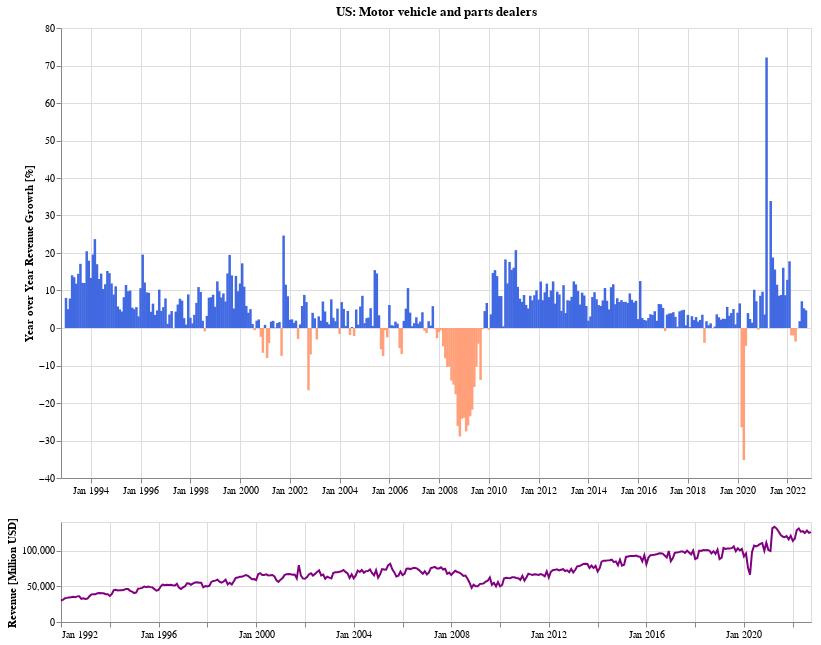

The notebook cell saved with this chart:
### Markdown cell above
### What is the trend for automotive-related retail sales revenue?

### Code cell
doComboChartFor('Motor vehicle and parts dealers', df_combined)

### Figure 1 — Vega-Lite specification as saved in the notebook (floating-point values rounded to 4 significant figures; data arrays with more than 128 entries replaced by an {"elided": "..."} marker saying what was removed)
{"config": {"view": {"continuousWidth": 400, "continuousHeight": 300}}, "vconcat": [{"mark": {"type": "bar", "color": "royalblue", "size": 2.5}, "encoding": {"color": {"condition": {"value": "lightsalmon", "test": "datum['yoy'] < 0"}, "value": "royalblue"}, "tooltip": [{"field": "dt", "format": "%B %Y", "title": "Period", "type": "temporal"}, {"field": "yoy", "format": ",.02f", "type": "quantitative"}], "x": {"axis": {"format": "%b %Y", "title": ""}, "field": "dt", "impute": {"value": null}, "scale": {"domain": {"selection": "selector003"}}, "type": "temporal"}, "y": {"axis": {"title": "Year over Year Revenue Growth [%]"}, "field": "yoy", "type": "quantitative"}}, "height": 450, "title": "US: Motor vehicle and parts dealers", "transform": [{"window": [{"op": "lag", "field": "Motor vehicle and parts dealers", "param": 12, "as": "previous"}], "sort": [{"field": "dt"}]}, {"calculate": "((datum['Motor vehicle and parts dealers'] - datum.previous) / datum.previous) * 100", "as": "yoy"}, {"filter": "datum['yoy'] < 100"}], "width": 750}, {"mark": {"type": "line", "color": "purple"}, "encoding": {"tooltip": [{"field": "dt", "format": "%b %Y", "type": "temporal"}, {"field": "yoy", "format": ",.02f", "type": "quantitative"}], "x": {"axis": {"format": "%b %Y", "title": ""}, "field": "dt", "type": "temporal"}, "y": {"axis": {"title": "Revenue [Million USD]"}, "field": "Motor vehicle and parts dealers", "type": "quantitative"}}, "height": 100, "selection": {"selector003": {"type": "interval", "encodings": ["x"]}}, "width": 750}], "background": "white", "data": {"name": "data-b70cdeeb7b793a6fe70dc1ee53b27442"}, "$schema": "https://vega.github.io/schema/vega-lite/v4.17.0.json", "datasets": {"data-b70cdeeb7b793a6fe70dc1ee53b27442": {"elided": "370 records"}}}
